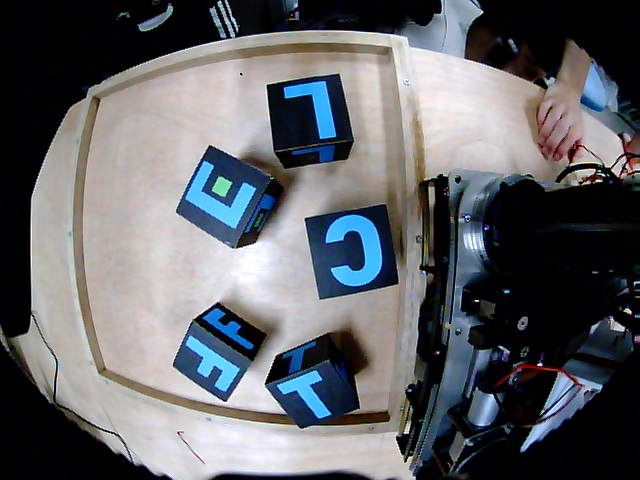
//> input picture opencv/src/opencv_frame_2.png, 640 x 480 px
$ ./E_image   (built with g++ and OpenCV 4)
//> lines starting //> are read from the running program, lines starting //| are printed output that depends on the picture; after the words box and inside, x2 and y2 are one past the last pixel; in counts of white or black regions, pixels touching at a corner belong together
#include <iostream>
#include <opencv2/opencv.hpp>

using namespace std;
using namespace cv;

// 過濾字型，已固定 hsv 參數
Mat filt_letter(Mat img);

// 篩選出好的 contour，標示中心點E
void filt_contour(Mat original_image, Mat image, double epsilon, int minContour, int maxContour, double lowerBondArea);

int main(){
    const double epsilon = 2;  // DP Algorithm 的參數
    const int minContour = 3;  // 邊數小於 minContour 會被遮罩
    const int maxContour = 6;  // 邊數大於 maxContour
    const double lowerBondArea = 10;  // 面積低於 lowerBondArea 的輪廓會被遮罩

    string path = "/home/ditrobotics/TEL/src/opencv/src/opencv_frame_2.png";

    Mat src = imread(path);
//> src is the input picture: 480 rows x 640 cols, CV_8UC3; mean B, G, R 103.7, 99.5, 97.2
    resize(src, src, Size(src.cols/1.5, src.rows/1.5));
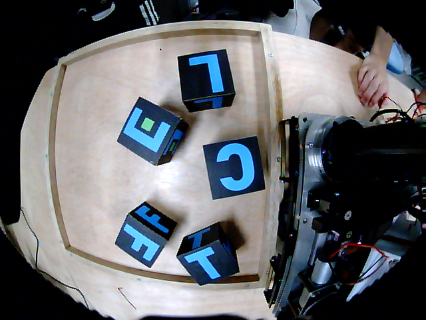
//> src: 320 rows x 426 cols, CV_8UC3; mean B, G, R 103.7, 99.5, 97.1
    Mat original_image = src.clone();
    src = filt_letter(src);
    filt_contour(original_image, src, epsilon, minContour, maxContour, lowerBondArea);
}

Mat filt_letter(Mat img){
    Mat img_hsv, mask, result;
    cvtColor(img, img_hsv, COLOR_BGR2HSV);
//> img_hsv: 320 rows x 426 cols, CV_8UC3; mean H, S, V 70.5, 93.4, 109.8

// green range
    const int hue_m = 62;
    const int hue_M = 88;
    const int sat_m = 60;
    const int sat_M = 255;
    const int val_m = 137;
    const int val_M = 255;

    Scalar lower(hue_m, sat_m, val_m);
    Scalar upper(hue_M, sat_M, val_M);
    inRange(img_hsv, lower, upper, mask);
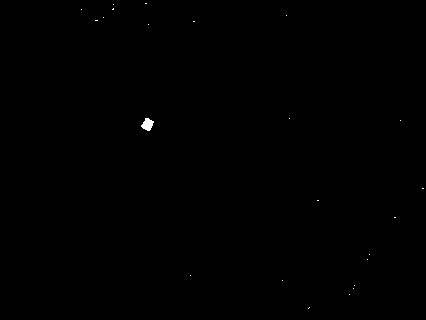
//> mask: 320 rows x 426 cols, CV_8UC1; 0.1% white; 23 white regions (22 under 20 px)

    result = Mat::zeros(img.size(), CV_8UC3);
    bitwise_and(img, img, result, mask);
    // imshow("Letter Filted", result);
    return result;
}

void filt_contour(Mat original_image, Mat image, double epsilon, int minContour, int maxContour, double lowerBondArea){
//> called with epsilon = 2, minContour = 3, maxContour = 6, lowerBondArea = 10
    cvtColor(image, image, COLOR_BGR2GRAY);
    threshold(image, image, 40, 255, THRESH_BINARY);

    vector<vector<Point>> contours;
    vector<Vec4i> hierarchy;


// 1) 找出邊緣
    findContours(image, contours, hierarchy, RETR_EXTERNAL, CHAIN_APPROX_NONE);
//> contours = 23 contours, 22 with area under 20; largest, box (x1, y1, x2, y2) and area: (141, 118, 154, 131) 90
    imshow("A", image);

    vector<vector<Point>> polyContours(contours.size());  // polyContours 用來存放折線點的集合
//> polyContours = 23 empty contours


// 2) 簡化邊緣： DP Algorithm
    for(size_t i=0; i < contours.size(); i++){
        approxPolyDP(Mat(contours[i]), polyContours[i], epsilon, true);
    }
//> this loop made 23 passes

    Mat dp_image = Mat::zeros(image.size(), CV_8UC3);  // 初始化 Mat 後才能使用 drawContours
    drawContours(dp_image, polyContours, -2, Scalar(255,0,255), 1, 0);
    // imshow("B", dp_image);


// 3) 過濾不好的邊緣，用 badContour_mask 遮罩壞輪廓
    Mat badContour_mask = Mat::zeros(image.size(), CV_8UC3);
    for (size_t a=0; a < polyContours.size(); a++){
        // if 裡面如果是 true 代表該輪廓是不好的，會先被畫在 badContour_mask 上面
        if(polyContours[a].size()<minContour || polyContours[a].size()>maxContour ||
            contourArea(polyContours[a])<lowerBondArea){
            for(size_t b=0; b < polyContours[a].size()-1; b++){
                line(badContour_mask, polyContours[a][b], polyContours[a][b+1], Scalar(0,255,0), 3);
            }
        line(badContour_mask, polyContours[a][0], polyContours[a][polyContours[a].size()-1], Scalar(0,255,0), 1, LINE_AA);
        }
    }


// 4) 進行壞輪廓的遮罩
    Mat dp_optim_v1_image = Mat::zeros(image.size(), CV_8UC3);

    cvtColor(badContour_mask, badContour_mask, COLOR_BGR2GRAY);
//> badContour_mask: 320 rows x 426 cols, CV_8UC1; values 0 (black) and 1 (white), 0.03% white in thin lines or dots, all inside (x1, y1, x2, y2) = (81, 3, 423, 309)
    threshold(badContour_mask, badContour_mask, 0, 255, THRESH_BINARY_INV);
    bitwise_and(dp_image, dp_image, dp_optim_v1_image, badContour_mask);
    // imshow("C", dp_optim_v1_image);


// 5) 再從好的邊緣圖中找出邊緣
    cvtColor(dp_optim_v1_image, dp_optim_v1_image, COLOR_BGR2GRAY);
//> dp_optim_v1_image: 320 rows x 426 cols, CV_8UC1; values 0 (black) and 105 (white), 0.02% white in thin lines or dots, all inside (x1, y1, x2, y2) = (141, 118, 154, 131)
    threshold(dp_optim_v1_image, dp_optim_v1_image, 0, 255, THRESH_BINARY);
    vector<vector<Point>> contours2;
    vector<Vec4i> hierarchy2;

    findContours(dp_optim_v1_image, contours2, hierarchy2, RETR_EXTERNAL, CHAIN_APPROX_SIMPLE);
//> contours2 = 1 contour; box (x1, y1, x2, y2) and area: (141, 118, 154, 131) 82


// 6) 簡化好輪廓 DP演算法
    vector<vector<Point>> polyContours2(contours2.size());  // 存放折線點的集合
//> polyContours2 = 1 empty contours
    Mat dp_image_2 = Mat::zeros(dp_optim_v1_image.size(), CV_8UC3);
    for(size_t i=0; i < contours2.size(); i++){
        approxPolyDP(Mat(contours2[i]), polyContours2[i], epsilon, true);
    }
//> this loop made 1 pass
    drawContours(dp_image_2, polyContours2, -2, Scalar(255,0,255), 1, 0);


// 7) 擬和旋轉矩形 + 標示方塊中心點
    RotatedRect box;  // 旋轉矩形 class
    Point2f vertices[4];  // 旋轉矩形四頂點
    vector<Point> pt;  // 存一個contour中的點集合

    for(int a=0; a<polyContours2.size(); a++){
        pt.clear();
        for(int b=0; b<polyContours2[a].size(); b++){
            pt.push_back(polyContours2[a][b]);
        }

        box = minAreaRect(pt);  // 找到最小矩形，存到 box 中
        box.points(vertices);  // 把矩形的四個頂點資訊丟給 vertices，points()是 RotatedRect 的函式
        for(int i=0; i<4; i++){
            line(dp_image_2, vertices[i], vertices[(i+1)%4], Scalar(0,255,0), 2);  // 描出旋轉矩形
        }
        circle(dp_image_2, (vertices[0]+vertices[1]+vertices[2]+vertices[3])/4, 0, Scalar(0,255,255), 8);  // 繪製中心點
        circle(original_image, (vertices[0]+vertices[1]+vertices[2]+vertices[3])/4, 0, Scalar(0,255,255), 8);  // 放回原圖比較
        std::cout<<"\n-- Point E --\nX: "<<(vertices[0].x+vertices[1].x+vertices[2].x+vertices[3].x)/4 \
            <<"\nY: "<<(vertices[0].y+vertices[1].y+vertices[2].y+vertices[3].y)/4<<std::endl;

        putText(dp_image_2, "E", (vertices[0]+vertices[1]+vertices[2]+vertices[3])/4, 1, 3, Scalar(0,0,255), 2);
        putText(original_image, "E", (vertices[0]+vertices[1]+vertices[2]+vertices[3])/4, 1, 3, Scalar(0,0,255), 2);
    }
//> this loop made 1 pass
//| -- Point E --
//| X: 147.2
//| Y: 123.6
//> pass 1, in filt_contour, `putText(dp_image_2, "E", (vertices[0]+vertices[1]+vertices[2]+vertices..`:
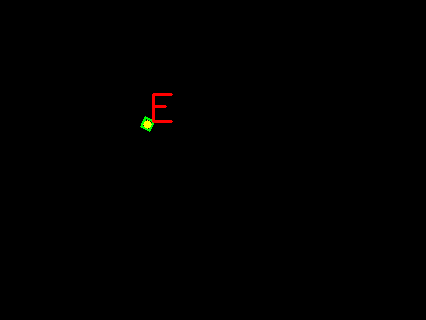
//> dp_image_2: 320 rows x 426 cols, CV_8UC3; mean B, G, R 0, 0.2, 0.5
//> pass 1, in filt_contour, `putText(original_image, "E", (vertices[0]+vertices[1]+vertices[2]+vert..`:
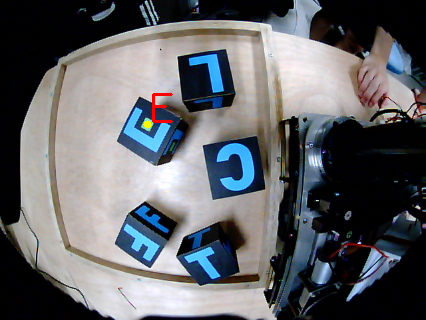
//> original_image: 320 rows x 426 cols, CV_8UC3; 0.2% of pixels changed, all inside (x1, y1, x2, y2) = (143, 93, 173, 129)
//> after the loop, pt = 4 Points (x, y): [145, 118], [141, 126], [149, 130], [153, 121]; vertices = 4 Points (x, y): [149, 130], [141, 126], [145.4, 117.2], [153.4, 121.2]

    // imshow("D", dp_image_2);
    imshow("E", original_image);
    waitKey(0);
}

$ run again, with opencv/src/opencv_frame_1.png copied over opencv/src/opencv_frame_2.png
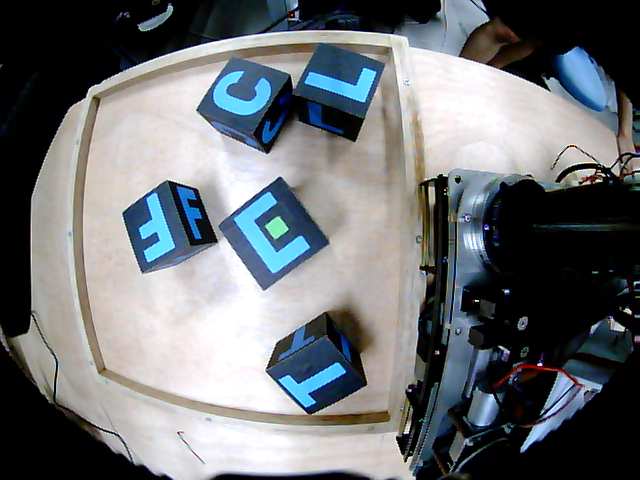
//> input picture opencv/src/opencv_frame_1.png, 640 x 480 px
//> src is the input picture: 480 rows x 640 cols, CV_8UC3; mean B, G, R 115.8, 112.2, 108.4
//> src: 320 rows x 426 cols, CV_8UC3
//> img_hsv: 320 rows x 426 cols, CV_8UC3; mean H, S, V 66.3, 82.6, 121.5
//> mask: 320 rows x 426 cols, CV_8UC1; 0.13% white; 28 white regions (27 under 20 px)
//> contours = 28 contours, 27 with area under 20; largest, box (x1, y1, x2, y2) and area: (176, 145, 192, 159) 124
//> polyContours = 28 empty contours
//> the loop in filt_contour, `for(size_t i=0; i < contours.size(); i++)` made 28 passes
//> the loop in filt_contour, `for (size_t a=0; a < polyContours.size(); a++)` made 28 passes
//> contours2 = 1 contour; box (x1, y1, x2, y2) and area: (176, 145, 192, 159) 102
//> polyContours2 = 1 empty contours
//> the loop in filt_contour, `for(size_t i=0; i < contours2.size(); i++)` made 1 pass
//> the loop in filt_contour, `for(int a=0; a<polyContours2.size(); a++)` made 1 pass
//| -- Point E --
//| X: 183.5
//| Y: 151.5
//> pass 1, in filt_contour, `putText(dp_image_2, "E", (vertices[0]+vertices[1]+vertices[2]+vertices..`:
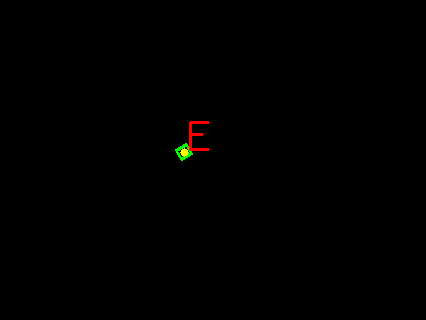
//> dp_image_2: 320 rows x 426 cols, CV_8UC3; mean B, G, R 0, 0.3, 0.5
//> pass 1, in filt_contour, `putText(original_image, "E", (vertices[0]+vertices[1]+vertices[2]+vert..`:
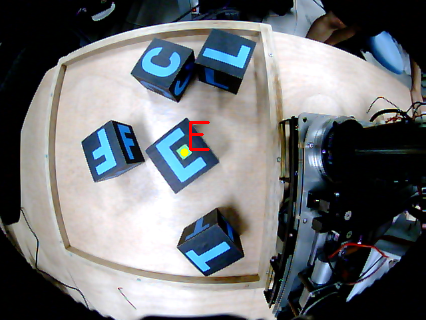
//> original_image: 320 rows x 426 cols, CV_8UC3; mean B, G, R 115.6, 112, 108.7
//> after the loop in filt_contour, `for(int a=0; a<polyContours2.size(); a++)`: pt = 4 Points (x, y): [186, 145], [176, 150], [182, 158], [191, 153]; vertices = 4 Points (x, y): [180.8, 158.7], [176, 150], [186.2, 144.3], [191, 153]

$ run again, with opencv/src/opencv_frame_3.png copied over opencv/src/opencv_frame_2.png
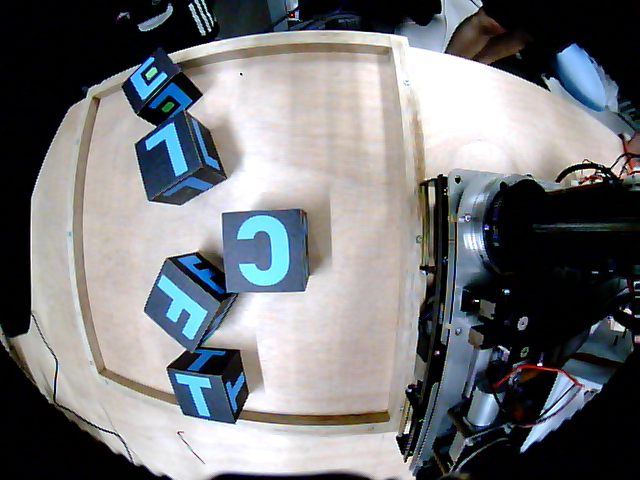
//> input picture opencv/src/opencv_frame_3.png, 640 x 480 px
//> src is the input picture: 480 rows x 640 cols, CV_8UC3; mean B, G, R 120.1, 117.1, 115
//> `resize(src, src, Size(src.cols/1.5, src.rows/1.5));`:
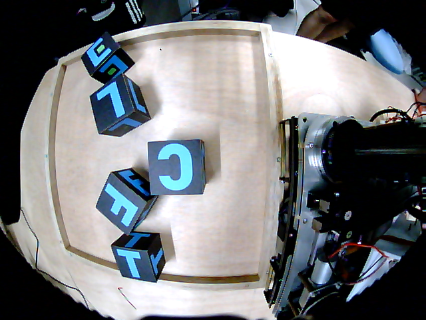
//> src: 320 rows x 426 cols, CV_8UC3; mean B, G, R 120, 117.1, 115
//> img_hsv: 320 rows x 426 cols, CV_8UC3; mean H, S, V 64.8, 83.6, 126.6
//> mask: 320 rows x 426 cols, CV_8UC1; 0.06% white in thin lines or dots, all inside (x1, y1, x2, y2) = (97, 9, 426, 310)
//> contours = 28 contours, 27 with area under 20; largest, box (x1, y1, x2, y2) and area: (97, 45, 105, 53) 25
//> polyContours = 28 empty contours
//> the loop in filt_contour, `for(size_t i=0; i < contours.size(); i++)` made 28 passes
//> the loop in filt_contour, `for (size_t a=0; a < polyContours.size(); a++)` made 28 passes
//> contours2 = 1 contour, all with area under 20
//> polyContours2 = 1 empty contours
//> the loop in filt_contour, `for(size_t i=0; i < contours2.size(); i++)` made 1 pass
//> the loop in filt_contour, `for(int a=0; a<polyContours2.size(); a++)` made 1 pass
//| -- Point E --
//| X: 101
//| Y: 48.5
//> pass 1, in filt_contour, `putText(original_image, "E", (vertices[0]+vertices[1]+vertices[2]+vert..`:
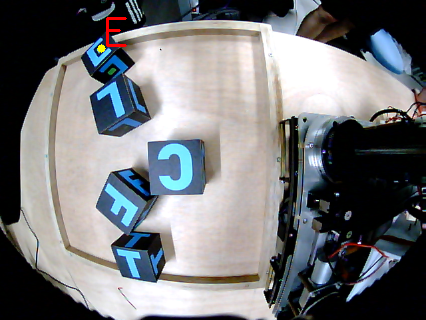
//> original_image: 320 rows x 426 cols, CV_8UC3; 0.2% of pixels changed, all inside (x1, y1, x2, y2) = (97, 17, 127, 53)
//> after the loop in filt_contour, `for(int a=0; a<polyContours2.size(); a++)`: pt = 3 Points (x, y): [103, 45], [97, 49], [99, 52]; vertices = 4 Points (x, y): [99, 52], [97, 49], [103, 45], [105, 48]
